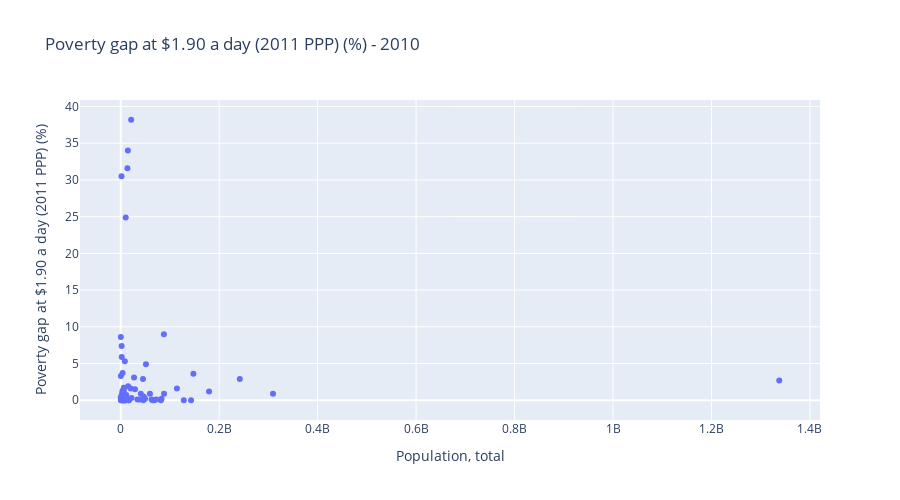

The code cell stored with this chart in its notebook:
### Code cell
df =\
poverty[poverty['year'].eq(2010) & poverty['is_country']].sort_values('Population, total')

px.scatter(df,
  y=perc_pov_19,
  x='Population, total',
  title=' - '.join([perc_pov_19, '2010']),
  height=500)

### Figure 1 — Plotly figure (JSON) as saved in the notebook; plotly's stock layout.template omitted (floating-point values rounded to 4 significant figures; data arrays with more than 128 entries replaced by an {"elided": "..."} marker saying what was removed)
{"data": [{"hovertemplate": "Population, total=%{x}<br>Poverty gap at $1.90 a day (2011 PPP) (%)=%{y}<extra></extra>", "legendgroup": "", "marker": {"color": "#636efa", "symbol": "circle"}, "mode": "markers", "name": "", "orientation": "v", "showlegend": false, "type": "scatter", "x": {"elided": "169 int values"}, "xaxis": "x", "y": {"elided": "169 float values"}, "yaxis": "y"}], "layout": {"height": 500, "legend": {"tracegroupgap": 0}, "title": {"text": "Poverty gap at $1.90 a day (2011 PPP) (%) - 2010"}, "xaxis": {"anchor": "y", "domain": [0, 1], "title": {"text": "Population, total"}}, "yaxis": {"anchor": "x", "domain": [0, 1], "title": {"text": "Poverty gap at $1.90 a day (2011 PPP) (%)"}}}}
